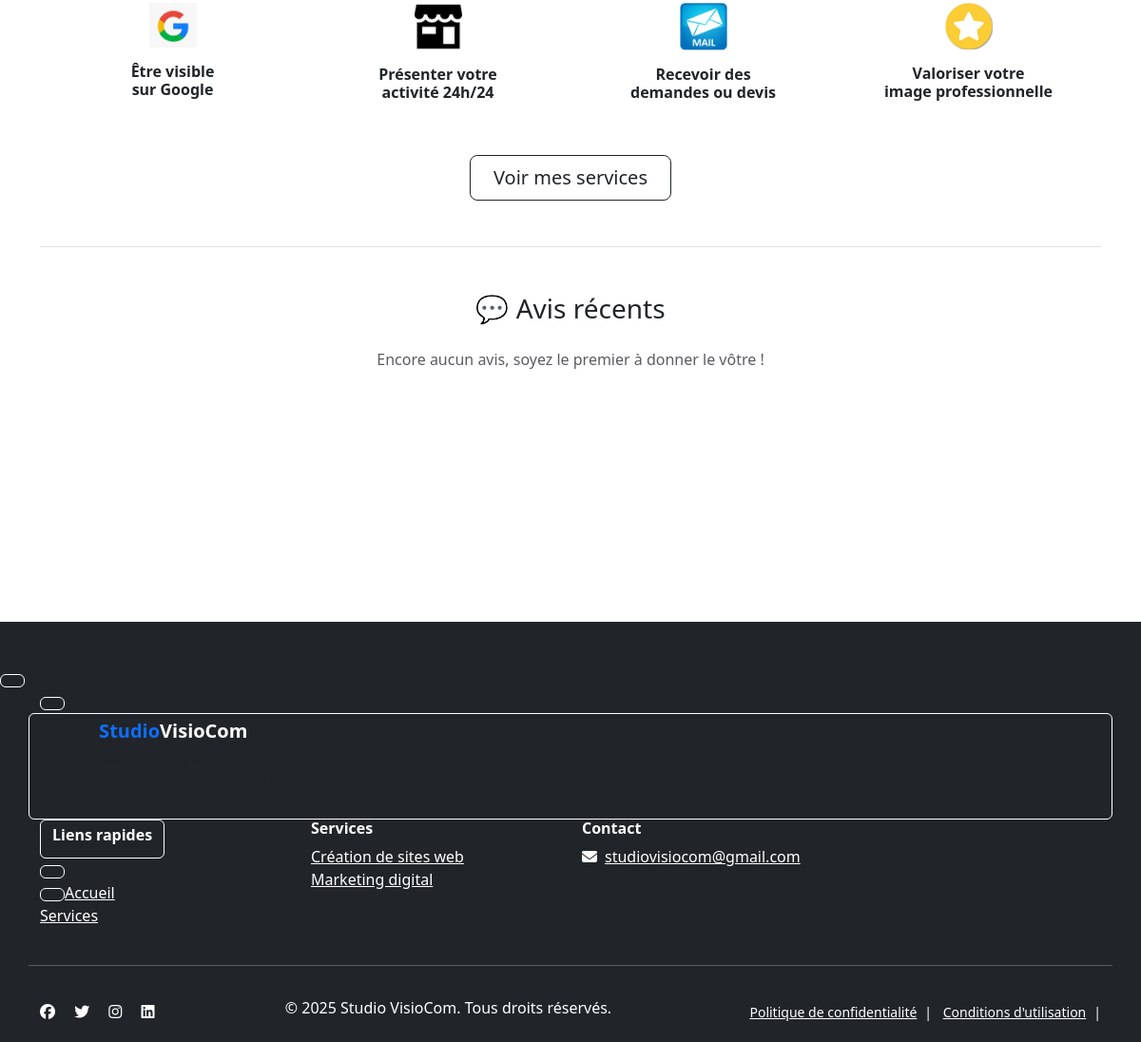
The app's page / (lower part), older data.
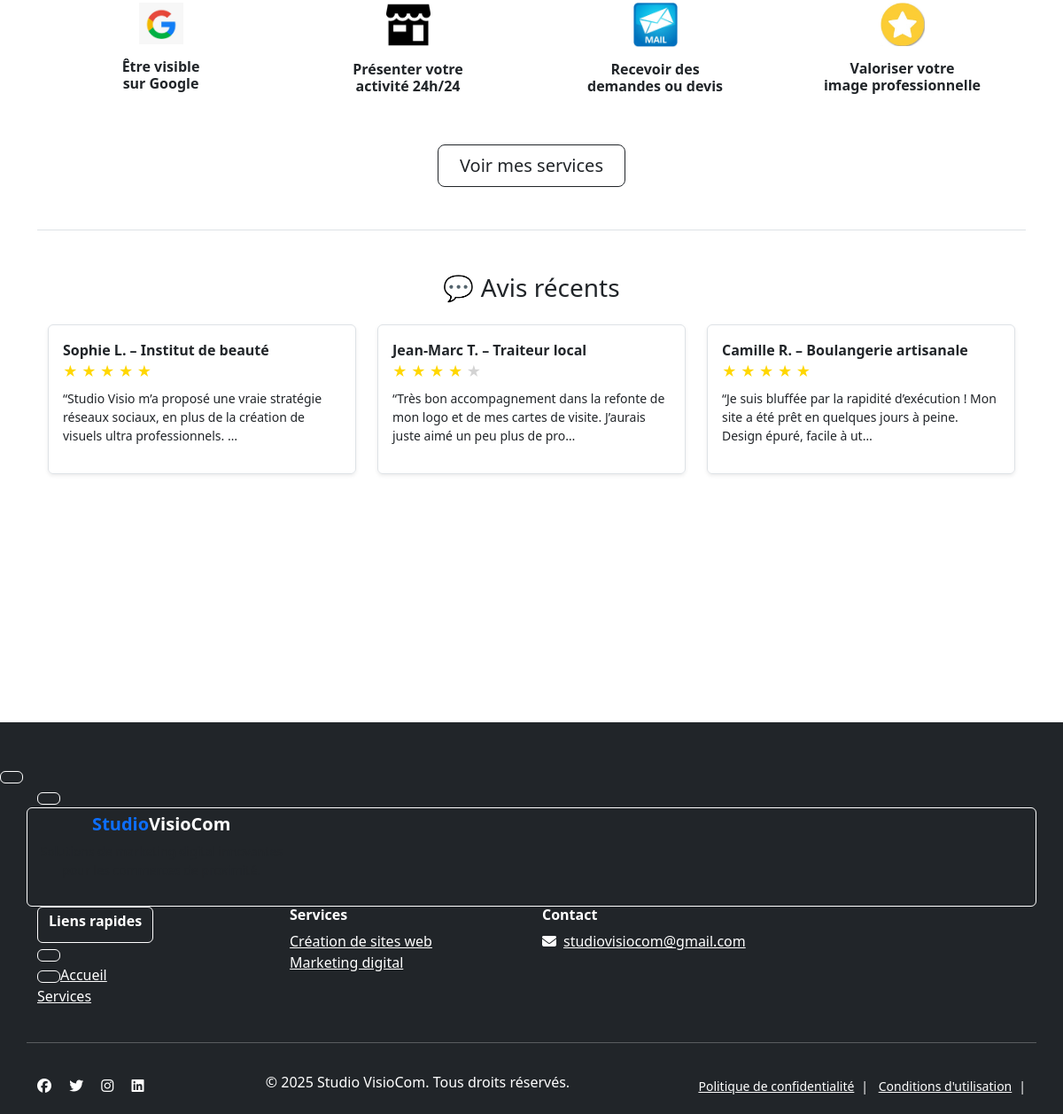
The same page, newer data.
### main/models.py (models this page shows, shortened)
class Avis(models.Model):
    nom = models.CharField(max_length=100)
    commentaire = models.TextField()
    note = models.IntegerField(choices=[(i, f"{i} étoile{'s' if i > 1 else ''}") for i in range(1, 6)])
    date = models.DateTimeField(auto_now_add=True)

### main/views.py (the view)
# urls.py: path('', views.index, name='index'),
def index(request):
    derniers_avis = Avis.objects.order_by('-date')[:3]
    return render(request, 'main/index.html', {'derniers_avis': derniers_avis})

### main/templates/main/index.html (shortened to what this page needs)
{% extends 'main/base.html' %}
{% load static %}
{% block content %}
<section class="container py-5">
    <div class="row g-4 text-center">
        <div class="col-md-3 col-6">
            <img src="{% static 'main/images/google.jpeg' %}" alt="Google" width="50" class="mb-3">
            <h6 class="fw-bold">Être visible<br>sur Google</h6>
        </div>
        <div class="col-md-3 col-6">
            <img src="{% static 'main/images/shop.png' %}" alt="Boutique" width="50" class="mb-3">
            <h6 class="fw-bold">Présenter votre<br>activité 24h/24</h6>
        </div>
        <div class="col-md-3 col-6">
            <img src="{% static 'main/images/mail.jpeg' %}" alt="Email" width="50" class="mb-3">
            <h6 class="fw-bold">Recevoir des<br>demandes ou devis</h6>
        </div>
        <div class="col-md-3 col-6">
            <img src="{% static 'main/images/star.jpeg' %}" alt="Étoile" width="50" class="mb-3">
            <h6 class="fw-bold">Valoriser votre<br>image professionnelle</h6>
        </div>
    </div>
    <div class="text-center mt-5">
        <a href="/services/" class="btn btn-outline-dark btn-lg px-4">Voir mes services</a>
    </div>
</section>
<section class="bg-white py-5 border-top">
    <div class="container">
        <h3 class="text-center mb-4">💬 Avis récents</h3>
        {% if derniers_avis %}
            <div class="row justify-content-center">
                {% for avis in derniers_avis %}
                    <div class="col-md-4 mb-3">
                        <div class="border rounded p-3 h-100 shadow-sm">
                            <strong>{{ avis.nom }}</strong><br>
                            <div class="mb-2">
                            {% for i in "12345"|make_list %}
                                {% if avis.note|stringformat:"i" >= i %}
                                    <span style="color: gold;">★</span>
                                {% else %}
                                    <span style="color: lightgray;">★</span>
                                {% endif %}
                            {% endfor %}
                            </div>
                            <p class="small">{{ avis.commentaire|truncatechars:120 }}</p>
                        </div>
                    </div>
                {% endfor %}
            </div>
        {% else %}
            <p class="text-center text-muted mt-4">Encore aucun avis, soyez le premier à donner le vôtre !</p>
        {% endif %}
        <div class="text-center mt-4">
            <a href="/avis/" class="btn btn-outline-light border-white text-white">
        </div>
    </div>
</section>
{% endblock %}

Row changes from the older to the newer data that the page shows:
added Avis: nom "Sophie L. – Institut de beauté", note 5 (drawn), commentaire "“Studio Visio m’a proposé une vraie stratégie réseaux sociaux, en plus de la création de visuels ultra professionnels. …"
added Avis: nom "Jean-Marc T. – Traiteur local", note 4 (drawn), commentaire "“Très bon accompagnement dans la refonte de mon logo et de mes cartes de visite. J’aurais juste aimé un peu plus de pro…"
added Avis: nom "Camille R. – Boulangerie artisanale", note 5 (drawn), commentaire "“Je suis bluffée par la rapidité d’exécution ! Mon site a été prêt en quelques jours à peine. Design épuré, facile à ut…"
Text that changed along with them:
text no longer shown: "Encore aucun avis, soyez le premier à donner le vôtre !"
